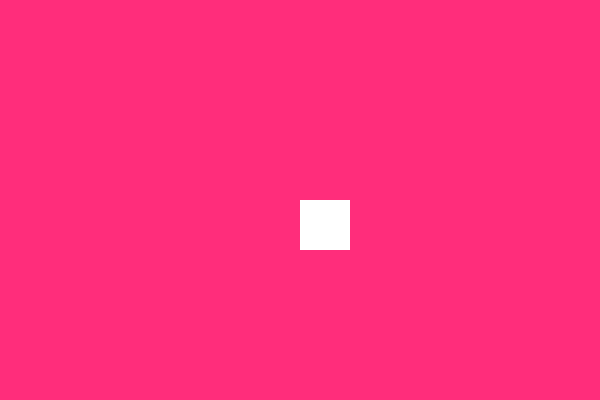
Frame 1 (no input)
Frame 60 (the mouse pressed at the canvas centre just before this capture): identical to frame 1, image omitted
Frame 120 (the mouse held since frame 60 and released just before this capture): identical to frame 1, image omitted

The Processing sketch that drew this single still picture (run headless with seeded random() and noise(); from frame 60 on, the mouse is pressed at the canvas centre):

// Processing sketch: helloWorldPlus
// ── helloWorldPlus.pde
/* Hello World + example. 
 Created by Dawn C. Hayes. October 2017. 
 */

float rectWidth = 50;
float rectHeight = 50;

void setup() {
  size(600, 400);
}

void draw() {
  background(255, 45, 123);
  noStroke();
  fill(255, 255, 255);
  rect(width/2, height/2, rectWidth, rectHeight);
}
